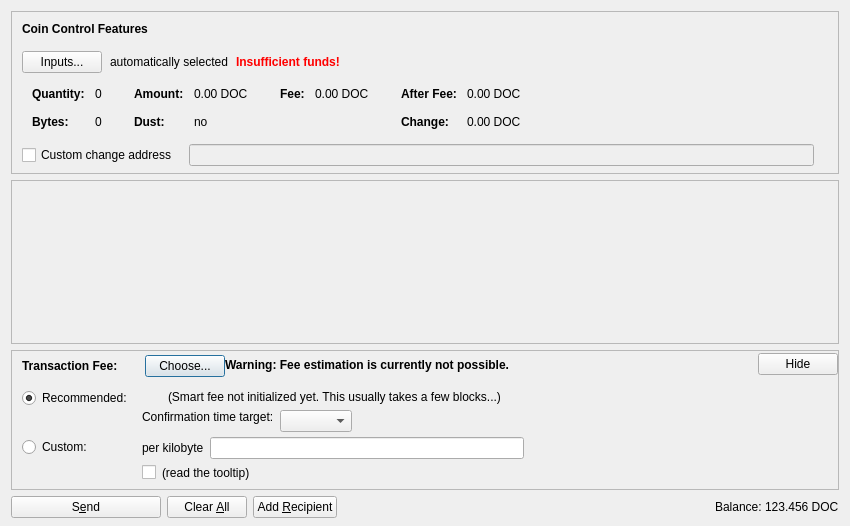
<?xml version="1.0" encoding="UTF-8"?>
<ui version="4.0">
 <class>SendCoinsDialog</class>
 <widget class="QDialog" name="SendCoinsDialog">
  <property name="geometry">
   <rect>
    <x>0</x>
    <y>0</y>
    <width>850</width>
    <height>526</height>
   </rect>
  </property>
  <property name="windowTitle">
   <string>Send Coins</string>
  </property>
  <layout class="QVBoxLayout" name="verticalLayout" stretch="0,1,0,0">
   <property name="bottomMargin">
    <number>8</number>
   </property>
   <item>
    <widget class="QFrame" name="frameCoinControl">
     <property name="sizePolicy">
      <sizepolicy hsizetype="Expanding" vsizetype="Expanding">
       <horstretch>0</horstretch>
       <verstretch>0</verstretch>
      </sizepolicy>
     </property>
     <property name="maximumSize">
      <size>
       <width>16777215</width>
       <height>16777215</height>
      </size>
     </property>
     <property name="frameShape">
      <enum>QFrame::StyledPanel</enum>
     </property>
     <property name="frameShadow">
      <enum>QFrame::Sunken</enum>
     </property>
     <layout class="QVBoxLayout" name="verticalLayoutCoinControl2">
      <property name="spacing">
       <number>0</number>
      </property>
      <property name="leftMargin">
       <number>0</number>
      </property>
      <property name="topMargin">
       <number>0</number>
      </property>
      <property name="rightMargin">
       <number>0</number>
      </property>
      <property name="bottomMargin">
       <number>6</number>
      </property>
      <item>
       <layout class="QVBoxLayout" name="verticalLayoutCoinControl" stretch="0,0,0,0,1">
        <property name="spacing">
         <number>0</number>
        </property>
        <property name="leftMargin">
         <number>10</number>
        </property>
        <property name="topMargin">
         <number>10</number>
        </property>
        <item>
         <layout class="QHBoxLayout" name="horizontalLayoutCoinControl1">
          <property name="bottomMargin">
           <number>15</number>
          </property>
          <item>
           <widget class="QLabel" name="labelCoinControlFeatures">
            <property name="sizePolicy">
             <sizepolicy hsizetype="Preferred" vsizetype="Maximum">
              <horstretch>0</horstretch>
              <verstretch>0</verstretch>
             </sizepolicy>
            </property>
            <property name="font">
             <font>
              <weight>75</weight>
              <bold>true</bold>
             </font>
            </property>
            <property name="styleSheet">
             <string notr="true">font-weight:bold;</string>
            </property>
            <property name="text">
             <string>Coin Control Features</string>
            </property>
           </widget>
          </item>
         </layout>
        </item>
        <item>
         <layout class="QHBoxLayout" name="horizontalLayoutCoinControl2" stretch="0,0,0,0">
          <property name="spacing">
           <number>8</number>
          </property>
          <property name="bottomMargin">
           <number>10</number>
          </property>
          <item>
           <widget class="QPushButton" name="pushButtonCoinControl">
            <property name="styleSheet">
             <string notr="true"/>
            </property>
            <property name="text">
             <string>Inputs...</string>
            </property>
            <property name="autoDefault">
             <bool>false</bool>
            </property>
           </widget>
          </item>
          <item>
           <widget class="QLabel" name="labelCoinControlAutomaticallySelected">
            <property name="text">
             <string>automatically selected</string>
            </property>
            <property name="margin">
             <number>5</number>
            </property>
           </widget>
          </item>
          <item>
           <widget class="QLabel" name="labelCoinControlInsuffFunds">
            <property name="font">
             <font>
              <weight>75</weight>
              <bold>true</bold>
             </font>
            </property>
            <property name="styleSheet">
             <string notr="true">color:red;font-weight:bold;</string>
            </property>
            <property name="text">
             <string>Insufficient funds!</string>
            </property>
            <property name="margin">
             <number>5</number>
            </property>
           </widget>
          </item>
          <item>
           <spacer name="horizontalSpacerCoinControl">
            <property name="orientation">
             <enum>Qt::Horizontal</enum>
            </property>
            <property name="sizeHint" stdset="0">
             <size>
              <width>40</width>
              <height>1</height>
             </size>
            </property>
           </spacer>
          </item>
         </layout>
        </item>
        <item>
         <widget class="QWidget" name="widgetCoinControl" native="true">
          <property name="sizePolicy">
           <sizepolicy hsizetype="Preferred" vsizetype="Preferred">
            <horstretch>0</horstretch>
            <verstretch>0</verstretch>
           </sizepolicy>
          </property>
          <property name="minimumSize">
           <size>
            <width>0</width>
            <height>0</height>
           </size>
          </property>
          <property name="styleSheet">
           <string notr="true"/>
          </property>
          <layout class="QHBoxLayout" name="horizontalLayoutCoinControl5">
           <property name="leftMargin">
            <number>0</number>
           </property>
           <property name="topMargin">
            <number>0</number>
           </property>
           <property name="rightMargin">
            <number>0</number>
           </property>
           <property name="bottomMargin">
            <number>0</number>
           </property>
           <item>
            <layout class="QHBoxLayout" name="horizontalLayoutCoinControl3" stretch="0,0,0,1">
             <property name="spacing">
              <number>20</number>
             </property>
             <property name="topMargin">
              <number>0</number>
             </property>
             <property name="bottomMargin">
              <number>10</number>
             </property>
             <item>
              <layout class="QFormLayout" name="formLayoutCoinControl1">
               <property name="horizontalSpacing">
                <number>10</number>
               </property>
               <property name="verticalSpacing">
                <number>14</number>
               </property>
               <property name="leftMargin">
                <number>10</number>
               </property>
               <property name="topMargin">
                <number>4</number>
               </property>
               <property name="rightMargin">
                <number>6</number>
               </property>
               <item row="0" column="0">
                <widget class="QLabel" name="labelCoinControlQuantityText">
                 <property name="font">
                  <font>
                   <weight>75</weight>
                   <bold>true</bold>
                  </font>
                 </property>
                 <property name="text">
                  <string>Quantity:</string>
                 </property>
                 <property name="margin">
                  <number>0</number>
                 </property>
                </widget>
               </item>
               <item row="0" column="1">
                <widget class="QLabel" name="labelCoinControlQuantity">
                 <property name="cursor">
                  <cursorShape>IBeamCursor</cursorShape>
                 </property>
                 <property name="contextMenuPolicy">
                  <enum>Qt::ActionsContextMenu</enum>
                 </property>
                 <property name="text">
                  <string notr="true">0</string>
                 </property>
                 <property name="margin">
                  <number>0</number>
                 </property>
                 <property name="textInteractionFlags">
                  <set>Qt::LinksAccessibleByMouse|Qt::TextSelectableByKeyboard|Qt::TextSelectableByMouse</set>
                 </property>
                </widget>
               </item>
               <item row="1" column="0">
                <widget class="QLabel" name="labelCoinControlBytesText">
                 <property name="font">
                  <font>
                   <weight>75</weight>
                   <bold>true</bold>
                  </font>
                 </property>
                 <property name="text">
                  <string>Bytes:</string>
                 </property>
                </widget>
               </item>
               <item row="1" column="1">
                <widget class="QLabel" name="labelCoinControlBytes">
                 <property name="cursor">
                  <cursorShape>IBeamCursor</cursorShape>
                 </property>
                 <property name="contextMenuPolicy">
                  <enum>Qt::ActionsContextMenu</enum>
                 </property>
                 <property name="text">
                  <string notr="true">0</string>
                 </property>
                 <property name="textInteractionFlags">
                  <set>Qt::LinksAccessibleByMouse|Qt::TextSelectableByKeyboard|Qt::TextSelectableByMouse</set>
                 </property>
                </widget>
               </item>
              </layout>
             </item>
             <item>
              <layout class="QFormLayout" name="formLayoutCoinControl2">
               <property name="horizontalSpacing">
                <number>10</number>
               </property>
               <property name="verticalSpacing">
                <number>14</number>
               </property>
               <property name="leftMargin">
                <number>6</number>
               </property>
               <property name="topMargin">
                <number>4</number>
               </property>
               <property name="rightMargin">
                <number>6</number>
               </property>
               <item row="0" column="0">
                <widget class="QLabel" name="labelCoinControlAmountText">
                 <property name="font">
                  <font>
                   <weight>75</weight>
                   <bold>true</bold>
                  </font>
                 </property>
                 <property name="text">
                  <string>Amount:</string>
                 </property>
                 <property name="margin">
                  <number>0</number>
                 </property>
                </widget>
               </item>
               <item row="0" column="1">
                <widget class="QLabel" name="labelCoinControlAmount">
                 <property name="cursor">
                  <cursorShape>IBeamCursor</cursorShape>
                 </property>
                 <property name="contextMenuPolicy">
                  <enum>Qt::ActionsContextMenu</enum>
                 </property>
                 <property name="text">
                  <string notr="true">0.00 DOC</string>
                 </property>
                 <property name="textInteractionFlags">
                  <set>Qt::LinksAccessibleByMouse|Qt::TextSelectableByKeyboard|Qt::TextSelectableByMouse</set>
                 </property>
                </widget>
               </item>
               <item row="1" column="0">
                <widget class="QLabel" name="labelCoinControlLowOutputText">
                 <property name="font">
                  <font>
                   <weight>75</weight>
                   <bold>true</bold>
                  </font>
                 </property>
                 <property name="text">
                  <string>Dust:</string>
                 </property>
                </widget>
               </item>
               <item row="1" column="1">
                <widget class="QLabel" name="labelCoinControlLowOutput">
                 <property name="cursor">
                  <cursorShape>IBeamCursor</cursorShape>
                 </property>
                 <property name="contextMenuPolicy">
                  <enum>Qt::ActionsContextMenu</enum>
                 </property>
                 <property name="text">
                  <string notr="true">no</string>
                 </property>
                 <property name="textInteractionFlags">
                  <set>Qt::LinksAccessibleByMouse|Qt::TextSelectableByKeyboard|Qt::TextSelectableByMouse</set>
                 </property>
                </widget>
               </item>
              </layout>
             </item>
             <item>
              <layout class="QFormLayout" name="formLayoutCoinControl3">
               <property name="horizontalSpacing">
                <number>10</number>
               </property>
               <property name="verticalSpacing">
                <number>14</number>
               </property>
               <property name="leftMargin">
                <number>6</number>
               </property>
               <property name="topMargin">
                <number>4</number>
               </property>
               <property name="rightMargin">
                <number>6</number>
               </property>
               <item row="0" column="0">
                <widget class="QLabel" name="labelCoinControlFeeText">
                 <property name="font">
                  <font>
                   <weight>75</weight>
                   <bold>true</bold>
                  </font>
                 </property>
                 <property name="text">
                  <string>Fee:</string>
                 </property>
                 <property name="margin">
                  <number>0</number>
                 </property>
                </widget>
               </item>
               <item row="0" column="1">
                <widget class="QLabel" name="labelCoinControlFee">
                 <property name="cursor">
                  <cursorShape>IBeamCursor</cursorShape>
                 </property>
                 <property name="contextMenuPolicy">
                  <enum>Qt::ActionsContextMenu</enum>
                 </property>
                 <property name="text">
                  <string notr="true">0.00 DOC</string>
                 </property>
                 <property name="textInteractionFlags">
                  <set>Qt::LinksAccessibleByMouse|Qt::TextSelectableByKeyboard|Qt::TextSelectableByMouse</set>
                 </property>
                </widget>
               </item>
              </layout>
             </item>
             <item>
              <layout class="QFormLayout" name="formLayoutCoinControl4">
               <property name="horizontalSpacing">
                <number>10</number>
               </property>
               <property name="verticalSpacing">
                <number>14</number>
               </property>
               <property name="leftMargin">
                <number>6</number>
               </property>
               <property name="topMargin">
                <number>4</number>
               </property>
               <property name="rightMargin">
                <number>6</number>
               </property>
               <item row="0" column="0">
                <widget class="QLabel" name="labelCoinControlAfterFeeText">
                 <property name="font">
                  <font>
                   <weight>75</weight>
                   <bold>true</bold>
                  </font>
                 </property>
                 <property name="text">
                  <string>After Fee:</string>
                 </property>
                 <property name="margin">
                  <number>0</number>
                 </property>
                </widget>
               </item>
               <item row="0" column="1">
                <widget class="QLabel" name="labelCoinControlAfterFee">
                 <property name="cursor">
                  <cursorShape>IBeamCursor</cursorShape>
                 </property>
                 <property name="contextMenuPolicy">
                  <enum>Qt::ActionsContextMenu</enum>
                 </property>
                 <property name="text">
                  <string notr="true">0.00 DOC</string>
                 </property>
                 <property name="textInteractionFlags">
                  <set>Qt::LinksAccessibleByMouse|Qt::TextSelectableByKeyboard|Qt::TextSelectableByMouse</set>
                 </property>
                </widget>
               </item>
               <item row="1" column="0">
                <widget class="QLabel" name="labelCoinControlChangeText">
                 <property name="font">
                  <font>
                   <weight>75</weight>
                   <bold>true</bold>
                  </font>
                 </property>
                 <property name="text">
                  <string>Change:</string>
                 </property>
                </widget>
               </item>
               <item row="1" column="1">
                <widget class="QLabel" name="labelCoinControlChange">
                 <property name="cursor">
                  <cursorShape>IBeamCursor</cursorShape>
                 </property>
                 <property name="contextMenuPolicy">
                  <enum>Qt::ActionsContextMenu</enum>
                 </property>
                 <property name="text">
                  <string notr="true">0.00 DOC</string>
                 </property>
                 <property name="textInteractionFlags">
                  <set>Qt::LinksAccessibleByMouse|Qt::TextSelectableByKeyboard|Qt::TextSelectableByMouse</set>
                 </property>
                </widget>
               </item>
              </layout>
             </item>
            </layout>
           </item>
          </layout>
         </widget>
        </item>
        <item>
         <layout class="QHBoxLayout" name="horizontalLayoutCoinControl4" stretch="0,0,0">
          <property name="spacing">
           <number>12</number>
          </property>
          <property name="sizeConstraint">
           <enum>QLayout::SetDefaultConstraint</enum>
          </property>
          <property name="topMargin">
           <number>5</number>
          </property>
          <property name="rightMargin">
           <number>5</number>
          </property>
          <item>
           <widget class="QCheckBox" name="checkBoxCoinControlChange">
            <property name="toolTip">
             <string>If this is activated, but the change address is empty or invalid, change will be sent to a newly generated address.</string>
            </property>
            <property name="text">
             <string>Custom change address</string>
            </property>
           </widget>
          </item>
          <item>
           <widget class="QValidatedLineEdit" name="lineEditCoinControlChange">
            <property name="enabled">
             <bool>false</bool>
            </property>
            <property name="sizePolicy">
             <sizepolicy hsizetype="Expanding" vsizetype="Fixed">
              <horstretch>0</horstretch>
              <verstretch>0</verstretch>
             </sizepolicy>
            </property>
           </widget>
          </item>
          <item>
           <widget class="QLabel" name="labelCoinControlChangeLabel">
            <property name="sizePolicy">
             <sizepolicy hsizetype="Preferred" vsizetype="Expanding">
              <horstretch>0</horstretch>
              <verstretch>0</verstretch>
             </sizepolicy>
            </property>
            <property name="minimumSize">
             <size>
              <width>0</width>
              <height>0</height>
             </size>
            </property>
            <property name="text">
             <string/>
            </property>
            <property name="margin">
             <number>3</number>
            </property>
           </widget>
          </item>
         </layout>
        </item>
        <item>
         <spacer name="verticalSpacerCoinControl">
          <property name="orientation">
           <enum>Qt::Vertical</enum>
          </property>
          <property name="sizeHint" stdset="0">
           <size>
            <width>800</width>
            <height>1</height>
           </size>
          </property>
         </spacer>
        </item>
       </layout>
      </item>
     </layout>
    </widget>
   </item>
   <item>
    <widget class="QScrollArea" name="scrollArea">
     <property name="widgetResizable">
      <bool>true</bool>
     </property>
     <widget class="QWidget" name="scrollAreaWidgetContents">
      <property name="geometry">
       <rect>
        <x>0</x>
        <y>0</y>
        <width>830</width>
        <height>104</height>
       </rect>
      </property>
      <layout class="QVBoxLayout" name="verticalLayout_2" stretch="0,1">
       <property name="leftMargin">
        <number>0</number>
       </property>
       <property name="topMargin">
        <number>0</number>
       </property>
       <property name="rightMargin">
        <number>0</number>
       </property>
       <property name="bottomMargin">
        <number>0</number>
       </property>
       <item>
        <layout class="QVBoxLayout" name="entries">
         <property name="spacing">
          <number>6</number>
         </property>
        </layout>
       </item>
       <item>
        <spacer name="verticalSpacer">
         <property name="orientation">
          <enum>Qt::Vertical</enum>
         </property>
         <property name="sizeHint" stdset="0">
          <size>
           <width>20</width>
           <height>40</height>
          </size>
         </property>
        </spacer>
       </item>
      </layout>
     </widget>
    </widget>
   </item>
   <item>
    <widget class="QFrame" name="frameFee">
     <property name="sizePolicy">
      <sizepolicy hsizetype="Expanding" vsizetype="Expanding">
       <horstretch>0</horstretch>
       <verstretch>0</verstretch>
      </sizepolicy>
     </property>
     <property name="maximumSize">
      <size>
       <width>16777215</width>
       <height>16777215</height>
      </size>
     </property>
     <property name="frameShape">
      <enum>QFrame::StyledPanel</enum>
     </property>
     <property name="frameShadow">
      <enum>QFrame::Sunken</enum>
     </property>
     <layout class="QVBoxLayout" name="verticalLayoutFee1">
      <property name="spacing">
       <number>0</number>
      </property>
      <property name="leftMargin">
       <number>0</number>
      </property>
      <property name="topMargin">
       <number>0</number>
      </property>
      <property name="rightMargin">
       <number>0</number>
      </property>
      <property name="bottomMargin">
       <number>0</number>
      </property>
      <item>
       <layout class="QVBoxLayout" name="verticalLayoutFee2" stretch="0,0,0">
        <property name="spacing">
         <number>0</number>
        </property>
        <property name="leftMargin">
         <number>10</number>
        </property>
        <property name="topMargin">
         <number>0</number>
        </property>
        <item>
         <layout class="QHBoxLayout" name="horizontalLayoutFee1">
          <property name="bottomMargin">
           <number>0</number>
          </property>
          <item>
           <layout class="QVBoxLayout" name="verticalLayoutFee7">
            <property name="spacing">
             <number>0</number>
            </property>
            <item>
             <spacer name="verticalSpacerSmartFee">
              <property name="orientation">
               <enum>Qt::Vertical</enum>
              </property>
              <property name="sizeType">
               <enum>QSizePolicy::Fixed</enum>
              </property>
              <property name="sizeHint" stdset="0">
               <size>
                <width>1</width>
                <height>4</height>
               </size>
              </property>
             </spacer>
            </item>
            <item>
             <layout class="QHBoxLayout" name="horizontalLayoutSmartFee">
              <property name="spacing">
               <number>10</number>
              </property>
              <item>
               <widget class="QLabel" name="labelFeeHeadline">
                <property name="sizePolicy">
                 <sizepolicy hsizetype="Preferred" vsizetype="Maximum">
                  <horstretch>0</horstretch>
                  <verstretch>0</verstretch>
                 </sizepolicy>
                </property>
                <property name="font">
                 <font>
                  <weight>75</weight>
                  <bold>true</bold>
                 </font>
                </property>
                <property name="styleSheet">
                 <string notr="true">font-weight:bold;</string>
                </property>
                <property name="text">
                 <string>Transaction Fee:</string>
                </property>
               </widget>
              </item>
              <item>
               <widget class="QLabel" name="labelFeeMinimized">
                <property name="text">
                 <string/>
                </property>
               </widget>
              </item>
              <item>
               <widget class="QPushButton" name="buttonChooseFee">
                <property name="text">
                 <string>Choose...</string>
                </property>
               </widget>
              </item>
             </layout>
            </item>
            <item>
             <spacer name="verticalSpacer_5">
              <property name="orientation">
               <enum>Qt::Vertical</enum>
              </property>
              <property name="sizeHint" stdset="0">
               <size>
                <width>1</width>
                <height>1</height>
               </size>
              </property>
             </spacer>
            </item>
           </layout>
          </item>
          <item>
           <widget class="QLabel" name="fallbackFeeWarningLabel">
            <property name="toolTip">
             <string>Using the fallbackfee can result in sending a transaction that will take several hours or days (or never) to confirm. Consider choosing your fee manually or wait until you have validated the complete chain.</string>
            </property>
            <property name="font">
            <font>
                <weight>75</weight>
                <bold>true</bold>
            </font>
            </property>
            <property name="text">
             <string>Warning: Fee estimation is currently not possible.</string>
            </property>
            <property name="wordWrap">
             <bool>false</bool>
            </property>
           </widget>
          </item>
          <item>
           <spacer name="horizontalSpacer_4">
            <property name="orientation">
             <enum>Qt::Horizontal</enum>
            </property>
            <property name="sizeType">
             <enum>QSizePolicy::MinimumExpanding</enum>
            </property>
            <property name="sizeHint" stdset="0">
             <size>
              <width>40</width>
              <height>20</height>
             </size>
            </property>
           </spacer>
          </item>
          <item>
           <widget class="QPushButton" name="buttonMinimizeFee">
            <property name="toolTip">
             <string>collapse fee-settings</string>
            </property>
            <property name="text">
             <string>Hide</string>
            </property>
           </widget>
          </item>
         </layout>
        </item>
        <item>
         <widget class="QFrame" name="frameFeeSelection">
          <layout class="QVBoxLayout" name="verticalLayoutFee12">
           <property name="spacing">
            <number>0</number>
           </property>
           <property name="leftMargin">
            <number>0</number>
           </property>
           <property name="topMargin">
            <number>0</number>
           </property>
           <property name="rightMargin">
            <number>0</number>
           </property>
           <property name="bottomMargin">
            <number>0</number>
           </property>
           <item>
            <layout class="QGridLayout" name="gridLayoutFee">
             <property name="topMargin">
              <number>10</number>
             </property>
             <property name="bottomMargin">
              <number>4</number>
             </property>
             <property name="horizontalSpacing">
              <number>10</number>
             </property>
             <property name="verticalSpacing">
              <number>4</number>
             </property>
             <item row="1" column="1">
              <layout class="QVBoxLayout" name="verticalLayoutFee8">
               <property name="spacing">
                <number>6</number>
               </property>
               <item>
                <layout class="QHBoxLayout" name="horizontalLayoutFee13">
                 <item>
                  <widget class="QLabel" name="labelCustomPerKilobyte">
                   <property name="toolTip">
                    <string>If the custom fee is set to 1000 satoshis and the transaction is only 250 bytes, then &quot;per kilobyte&quot; only pays 250 satoshis in fee, while &quot;total at least&quot; pays 1000 satoshis. For transactions bigger than a kilobyte both pay by kilobyte.</string>
                   </property>
                   <property name="text">
                    <string>per kilobyte</string>
                   </property>
                  </widget>
                 </item>
                 <item>
                  <widget class="BitcoinAmountField" name="customFee"/>
                 </item>
                 <item>
                  <spacer name="horizontalSpacer_6">
                   <property name="orientation">
                    <enum>Qt::Horizontal</enum>
                   </property>
                   <property name="sizeHint" stdset="0">
                    <size>
                     <width>1</width>
                     <height>1</height>
                    </size>
                   </property>
                  </spacer>
                 </item>
                </layout>
               </item>
               <item>
                <layout class="QHBoxLayout" name="horizontalLayoutFee8">
                 <item>
                  <widget class="QCheckBox" name="checkBoxMinimumFee">
                   <property name="toolTip">
                    <string>Paying only the minimum fee is just fine as long as there is less transaction volume than space in the blocks. But be aware that this can end up in a never confirming transaction once there is more demand for democoin transactions than the network can process.</string>
                   </property>
                   <property name="text">
                    <string/>
                   </property>
                  </widget>
                 </item>
                 <item>
                  <widget class="QLabel" name="labelMinFeeWarning">
                   <property name="enabled">
                    <bool>true</bool>
                   </property>
                   <property name="toolTip">
                    <string>Paying only the minimum fee is just fine as long as there is less transaction volume than space in the blocks. But be aware that this can end up in a never confirming transaction once there is more demand for democoin transactions than the network can process.</string>
                   </property>
                   <property name="text">
                    <string>(read the tooltip)</string>
                   </property>
                   <property name="margin">
                    <number>5</number>
                   </property>
                  </widget>
                 </item>
                 <item>
                  <spacer name="horizontalSpacer_2">
                   <property name="orientation">
                    <enum>Qt::Horizontal</enum>
                   </property>
                   <property name="sizeHint" stdset="0">
                    <size>
                     <width>1</width>
                     <height>1</height>
                    </size>
                   </property>
                  </spacer>
                 </item>
                </layout>
               </item>
              </layout>
             </item>
             <item row="0" column="0">
              <layout class="QVBoxLayout" name="verticalLayoutFee4" stretch="0,1">
               <item>
                <widget class="QRadioButton" name="radioSmartFee">
                 <property name="text">
                  <string>Recommended:</string>
                 </property>
                 <property name="checked">
                  <bool>true</bool>
                 </property>
                 <attribute name="buttonGroup">
                  <string notr="true">groupFee</string>
                 </attribute>
                </widget>
               </item>
               <item>
                <spacer name="verticalSpacer_2">
                 <property name="orientation">
                  <enum>Qt::Vertical</enum>
                 </property>
                 <property name="sizeHint" stdset="0">
                  <size>
                   <width>1</width>
                   <height>1</height>
                  </size>
                 </property>
                </spacer>
               </item>
              </layout>
             </item>
             <item row="1" column="0">
              <layout class="QVBoxLayout" name="verticalLayoutFee9" stretch="0,1">
               <item>
                <widget class="QRadioButton" name="radioCustomFee">
                 <property name="text">
                  <string>Custom:</string>
                 </property>
                 <attribute name="buttonGroup">
                  <string notr="true">groupFee</string>
                 </attribute>
                </widget>
               </item>
               <item>
                <spacer name="verticalSpacer_6">
                 <property name="orientation">
                  <enum>Qt::Vertical</enum>
                 </property>
                 <property name="sizeHint" stdset="0">
                  <size>
                   <width>1</width>
                   <height>1</height>
                  </size>
                 </property>
                </spacer>
               </item>
              </layout>
             </item>
             <item row="0" column="1">
              <layout class="QVBoxLayout" name="verticalLayoutFee3" stretch="0,0,1">
               <property name="spacing">
                <number>6</number>
               </property>
               <property name="topMargin">
                <number>2</number>
               </property>
               <item>
                <layout class="QHBoxLayout" name="horizontalLayoutFee12">
                 <item>
                  <widget class="QLabel" name="labelSmartFee">
                   <property name="text">
                    <string/>
                   </property>
                   <property name="margin">
                    <number>2</number>
                   </property>
                  </widget>
                 </item>
                 <item>
                  <widget class="QLabel" name="labelFeeEstimation">
                   <property name="text">
                    <string/>
                   </property>
                  </widget>
                 </item>
                 <item>
                  <widget class="QLabel" name="labelSmartFee2">
                   <property name="text">
                    <string>(Smart fee not initialized yet. This usually takes a few blocks...)</string>
                   </property>
                   <property name="margin">
                    <number>2</number>
                   </property>
                  </widget>
                 </item>
                 <item>
                  <spacer name="horizontalSpacer_5">
                   <property name="orientation">
                    <enum>Qt::Horizontal</enum>
                   </property>
                   <property name="sizeHint" stdset="0">
                    <size>
                     <width>1</width>
                     <height>1</height>
                    </size>
                   </property>
                  </spacer>
                 </item>
                </layout>
               </item>
               <item>
                <layout class="QHBoxLayout" name="horizontalLayoutFee9">
                 <item>
                  <layout class="QVBoxLayout" name="verticalLayoutFee6">
                   <item>
                    <widget class="QLabel" name="labelSmartFee3">
                     <property name="text">
                      <string>Confirmation time target:</string>
                     </property>
                     <property name="margin">
                      <number>2</number>
                     </property>
                    </widget>
                   </item>
                   <item>
                    <spacer name="verticalSpacer_3">
                     <property name="orientation">
                      <enum>Qt::Vertical</enum>
                     </property>
                     <property name="sizeHint" stdset="0">
                      <size>
                       <width>1</width>
                       <height>1</height>
                      </size>
                     </property>
                    </spacer>
                   </item>
                  </layout>
                 </item>
                 <item>
                  <layout class="QVBoxLayout" name="verticalLayoutFee5">
                   <property name="rightMargin">
                    <number>30</number>
                   </property>
                   <item>
                    <layout class="QHBoxLayout" name="horizontalLayoutConfTarget">
                     <property name="bottomMargin">
                      <number>0</number>
                     </property>
                     <item>
                      <widget class="QComboBox" name="confTargetSelector"/>
                     </item>
                     <item>
                      <spacer name="horizontalSpacerConfTarget">
                       <property name="orientation">
                        <enum>Qt::Horizontal</enum>
                       </property>
                       <property name="sizeHint" stdset="0">
                        <size>
                         <width>40</width>
                         <height>20</height>
                        </size>
                       </property>
                      </spacer>
                     </item>
                    </layout>
                   </item>
                  </layout>
                 </item>
                </layout>
               </item>
               <item>
                <spacer name="verticalSpacer_4">
                 <property name="orientation">
                  <enum>Qt::Vertical</enum>
                 </property>
                 <property name="sizeHint" stdset="0">
                  <size>
                   <width>1</width>
                   <height>1</height>
                  </size>
                 </property>
                </spacer>
               </item>
              </layout>
             </item>
            </layout>
           </item>
          </layout>
         </widget>
        </item>
        <item>
         <spacer name="verticalSpacerFee">
          <property name="orientation">
           <enum>Qt::Vertical</enum>
          </property>
          <property name="sizeHint" stdset="0">
           <size>
            <width>40</width>
            <height>5</height>
           </size>
          </property>
         </spacer>
        </item>
       </layout>
      </item>
     </layout>
    </widget>
   </item>
   <item>
    <layout class="QHBoxLayout" name="horizontalLayout">
     <item>
      <widget class="QPushButton" name="sendButton">
       <property name="minimumSize">
        <size>
         <width>150</width>
         <height>0</height>
        </size>
       </property>
       <property name="toolTip">
        <string>Confirm the send action</string>
       </property>
       <property name="text">
        <string>S&amp;end</string>
       </property>
       <property name="icon">
        <iconset resource="../bitcoin.qrc">
         <normaloff>:/icons/send</normaloff>:/icons/send</iconset>
       </property>
       <property name="autoDefault">
        <bool>false</bool>
       </property>
       <property name="default">
        <bool>false</bool>
       </property>
      </widget>
     </item>
     <item>
      <widget class="QPushButton" name="clearButton">
       <property name="sizePolicy">
        <sizepolicy hsizetype="Minimum" vsizetype="Fixed">
         <horstretch>0</horstretch>
         <verstretch>0</verstretch>
        </sizepolicy>
       </property>
       <property name="toolTip">
        <string>Clear all fields of the form.</string>
       </property>
       <property name="text">
        <string>Clear &amp;All</string>
       </property>
       <property name="icon">
        <iconset resource="../bitcoin.qrc">
         <normaloff>:/icons/remove</normaloff>:/icons/remove</iconset>
       </property>
       <property name="autoDefault">
        <bool>false</bool>
       </property>
      </widget>
     </item>
     <item>
      <widget class="QPushButton" name="addButton">
       <property name="toolTip">
        <string>Send to multiple recipients at once</string>
       </property>
       <property name="text">
        <string>Add &amp;Recipient</string>
       </property>
       <property name="icon">
        <iconset resource="../bitcoin.qrc">
         <normaloff>:/icons/add</normaloff>:/icons/add</iconset>
       </property>
       <property name="autoDefault">
        <bool>false</bool>
       </property>
      </widget>
     </item>
     <item>
      <spacer name="horizontalSpacer">
       <property name="orientation">
        <enum>Qt::Horizontal</enum>
       </property>
       <property name="sizeHint" stdset="0">
        <size>
         <width>40</width>
         <height>20</height>
        </size>
       </property>
      </spacer>
     </item>
     <item>
      <layout class="QHBoxLayout" name="horizontalLayout_2">
       <property name="spacing">
        <number>3</number>
       </property>
       <item>
        <widget class="QLabel" name="label">
         <property name="sizePolicy">
          <sizepolicy hsizetype="Preferred" vsizetype="Fixed">
           <horstretch>0</horstretch>
           <verstretch>0</verstretch>
          </sizepolicy>
         </property>
         <property name="text">
          <string>Balance:</string>
         </property>
        </widget>
       </item>
       <item>
        <widget class="QLabel" name="labelBalance">
         <property name="sizePolicy">
          <sizepolicy hsizetype="Preferred" vsizetype="Fixed">
           <horstretch>0</horstretch>
           <verstretch>0</verstretch>
          </sizepolicy>
         </property>
         <property name="cursor">
          <cursorShape>IBeamCursor</cursorShape>
         </property>
         <property name="text">
          <string notr="true">123.456 DOC</string>
         </property>
         <property name="textInteractionFlags">
          <set>Qt::LinksAccessibleByMouse|Qt::TextSelectableByKeyboard|Qt::TextSelectableByMouse</set>
         </property>
        </widget>
       </item>
      </layout>
     </item>
    </layout>
   </item>
  </layout>
 </widget>
 <customwidgets>
  <customwidget>
   <class>QValidatedLineEdit</class>
   <extends>QLineEdit</extends>
   <header>qvalidatedlineedit.h</header>
  </customwidget>
  <customwidget>
   <class>BitcoinAmountField</class>
   <extends>QLineEdit</extends>
   <header>bitcoinamountfield.h</header>
   <container>1</container>
  </customwidget>
 </customwidgets>
 <resources>
  <include location="../bitcoin.qrc"/>
 </resources>
 <connections/>
 <buttongroups>
  <buttongroup name="groupFee"/>
 </buttongroups>
</ui>
